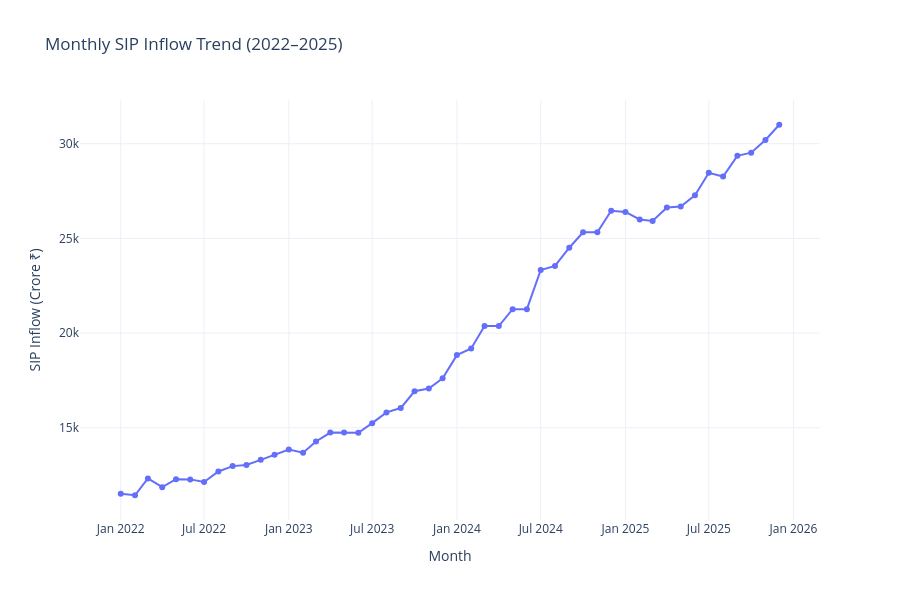

Notebook code for this chart:
### Code cell
# ==========================================================
# Monthly SIP Inflow Trend
# ==========================================================

fig = px.line(
    sip,
    x="month",
    y="sip_inflow_crore",
    markers=True,
    title="Monthly SIP Inflow Trend (2022–2025)",
    labels={
        "month": "Month",
        "sip_inflow_crore": "SIP Inflow (Crore ₹)"
    }
)

fig.update_layout(
    template="plotly_white",
    height=600
)

fig.show()
